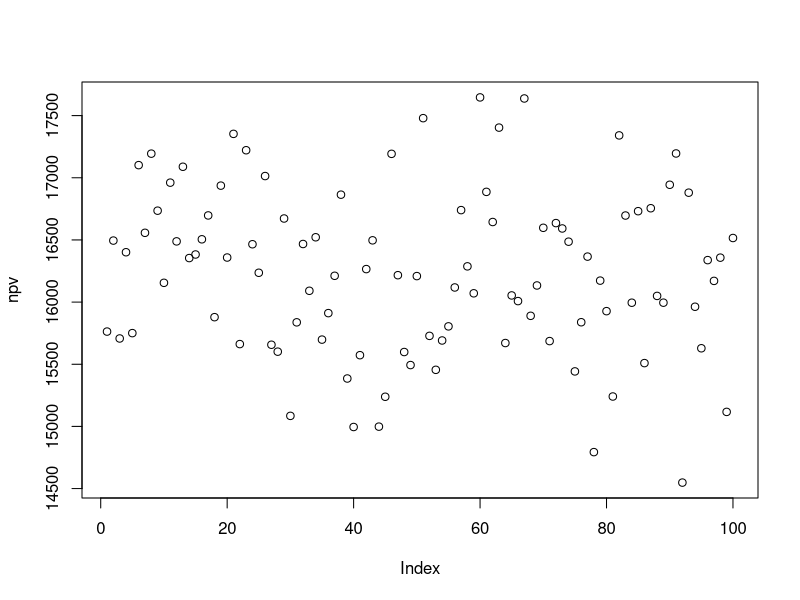
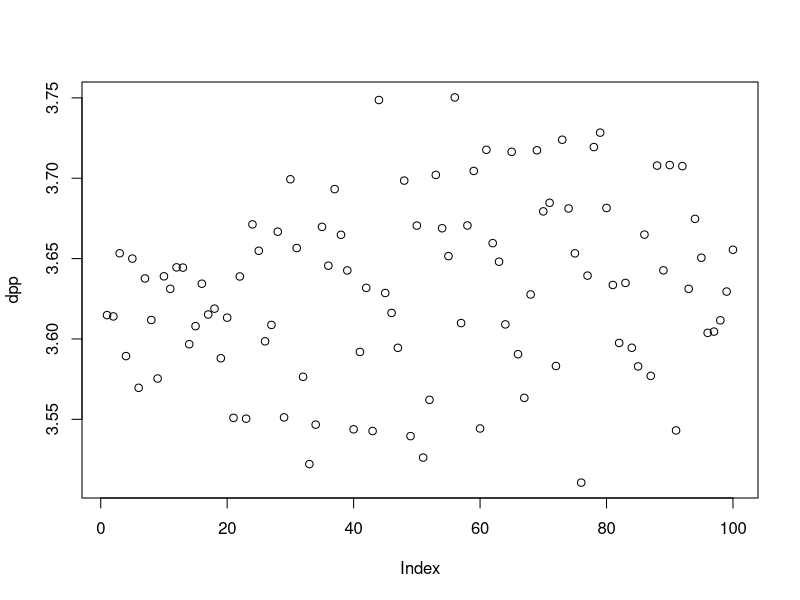
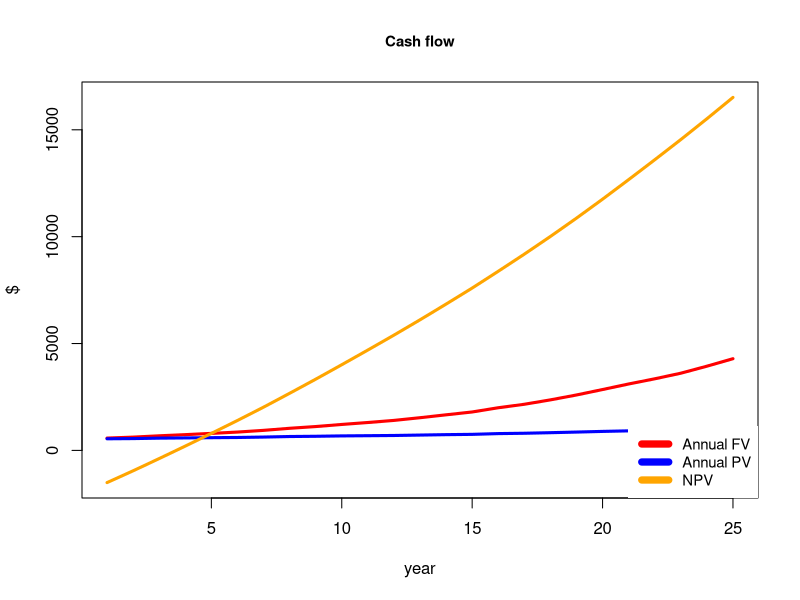
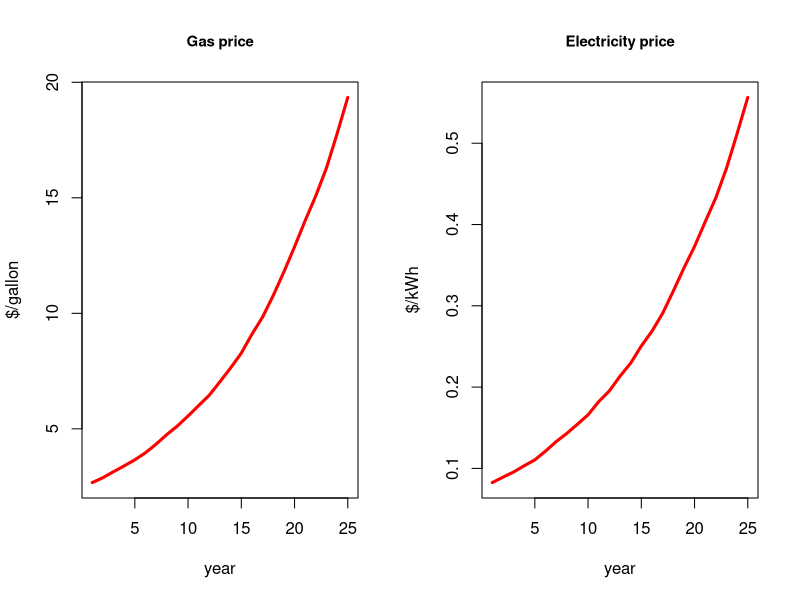
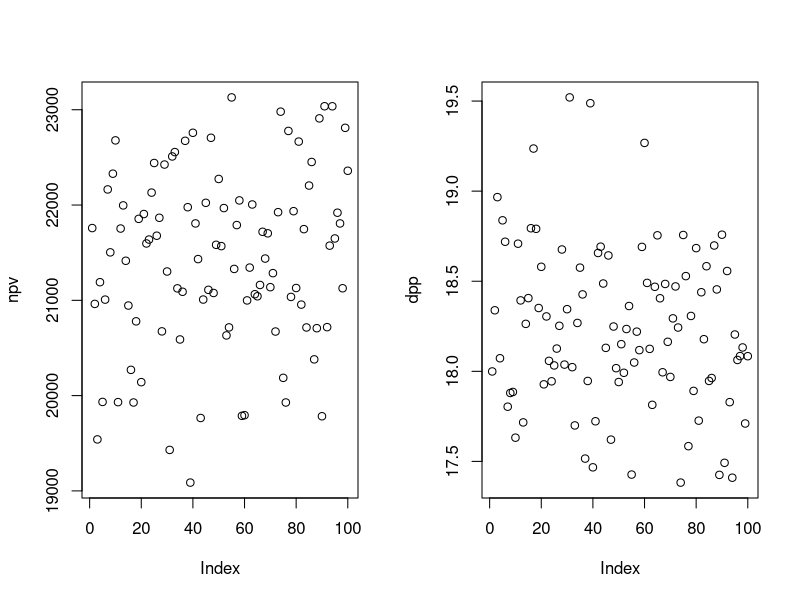
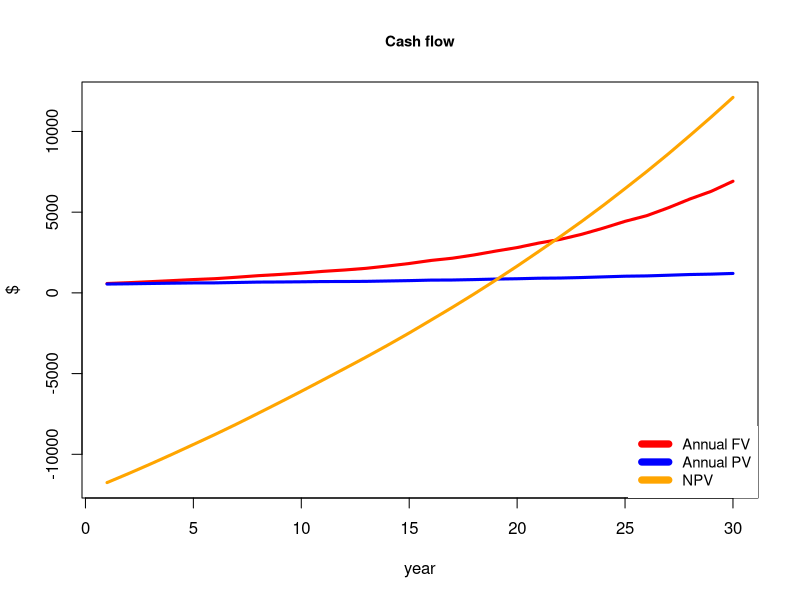
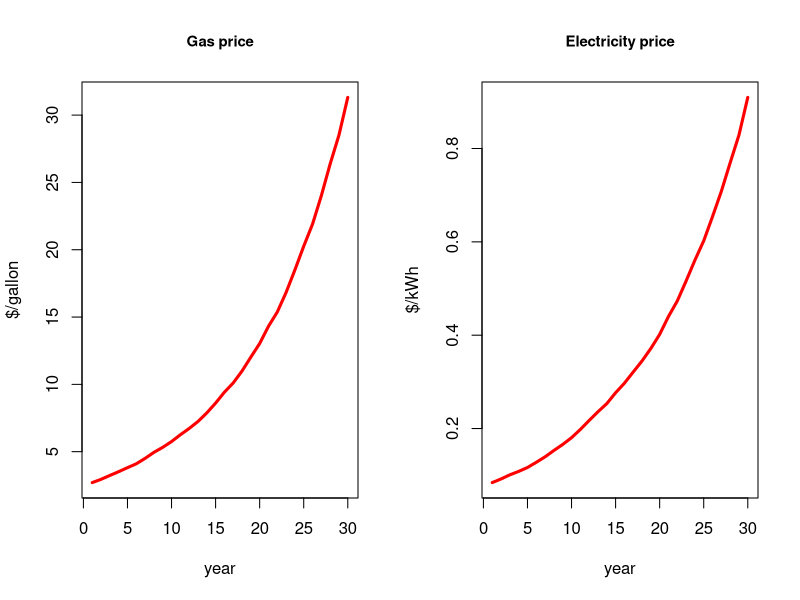
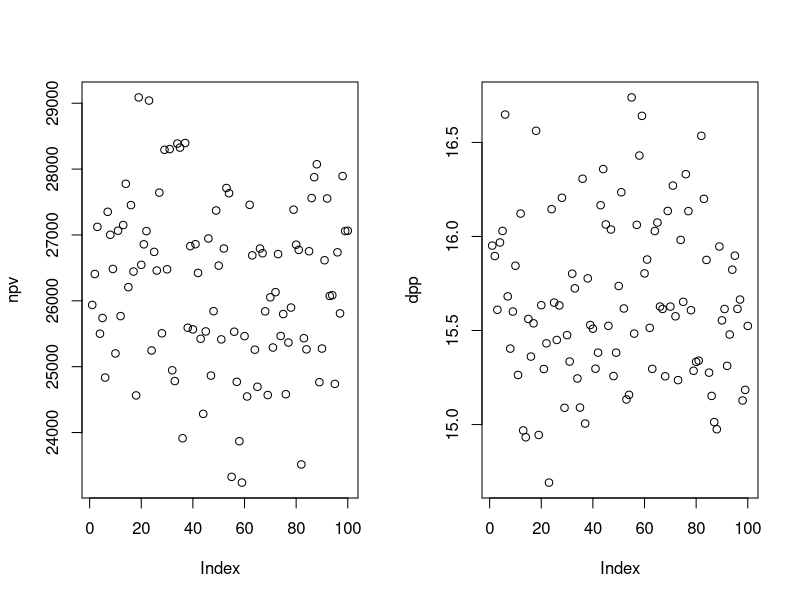

The R source for these figures, in order:
## ---- chunk 1
knitr::opts_chunk$set(echo = T, message= F, warning = F)
## ---- chunk 2

vmt=10230
mpg=33
gas=vmt/mpg
gas_c=2.49
c_cost=gas_c*gas

kw=3069
u_cost=0.077
e_cost=kw*u_cost

ben=c_cost-e_cost

inst=2050

rt=0.06
## ---- chunk 3
npv = c()
dpp = c()

for(j in 1:100){
  rgs=gas_c
  rei=u_cost
  cf=-inst
  q=data.frame(matrix(NA,25,6))
  for(i in 1:25){
    rgs = rgs*(1+runif(1,0.07,0.1)) #annual gas price increase
    rei = rei*(1+runif(1,0.07,0.1)) #annual elec. price increase
    fv=rgs*gas - kw*rei
    pv= fv/(1+rt)^i
    old=cf
    cf=cf+pv
    dp=ifelse(cf>0,i-1+abs(old/pv),0)
    q[i,]=c(rgs,rei,fv,pv,cf,dp)
  }
  npv[j]=sum(q[,4])-inst #net present value
  dpp[j]=min(q[,6][q[,6]>0]) #discounted payback period
}
plot(npv)
plot(dpp)
colnames(q) = c("Gas price($/gallon)","Elec.price($/kWh)","FV($)","PV($)","NPV($)","DPP(year)")
q
mean(npv)
mean(dpp)

par(mfrow= c(1,1))
plot(q[,3], main = "Cash flow", ylab="$", xlab="year",
     type = 'l', ylim = c(min(q[,5]),max(q[,5])), col = 'red',lwd=3,cex.main=0.9)
lines(q[,4], type = 'l', col='blue',lwd=3)
lines(q[,5], type = 'l', col='orange',lwd=3)
legend("bottomright", legend=c("Annual FV","Annual PV","NPV"),col=c("red","blue","orange"), lty=1, box.lty = 0, lwd=7,cex=0.9)

par(mfrow= c(1,2))
plot(q[,1], main = "Gas price", ylab="$/gallon", xlab="year",
     type = 'l', ylim = c(min(q[,1]),max(q[,1])), col = 'red',lwd=3,cex.main=0.9)

plot(q[,2], main = "Electricity price", ylab="$/kWh", xlab="year",
     type = 'l', ylim = c(min(q[,2]),max(q[,2])), col = 'red',lwd=3,cex.main=0.9)
## ---- chunk 4
npv = c()
dpp = c()

for(j in 1:100){
  rgs=gas_c
  rei=u_cost
  cf=-inst * 6 
  q=data.frame(matrix(NA,30,6))
  for(i in 1:30){
    rgs = rgs*(1+runif(1,0.07,0.1)) #annual gas price increase
    rei = rei*(1+runif(1,0.07,0.1)) #annual elec. price increase
    fv=rgs*gas - kw*rei
    pv= fv/(1+rt)^i
    old=cf
    cf=cf+pv
    dp=ifelse(cf>0,i-1+abs(old/pv),0)
    q[i,]=c(rgs,rei,fv,pv,cf,dp)
  }
  npv[j]=sum(q[,4])-inst #net present value
  dpp[j]=min(q[,6][q[,6]>0]) #discounted payback period
}
plot(npv)
plot(dpp)
colnames(q) = c("Gas price($/gallon)","Elec.price($/kWh)","FV($)","PV($)","NPV($)","DPP(year)")
q
mean(npv)
mean(dpp)

par(mfrow= c(1,1))
plot(q[,3], main = "Cash flow", ylab="$", xlab="year",
     type = 'l', ylim = c(min(q[,5]),max(q[,5])), col = 'red',lwd=3,cex.main=0.9)
lines(q[,4], type = 'l', col='blue',lwd=3)
lines(q[,5], type = 'l', col='orange',lwd=3)
legend("bottomright", legend=c("Annual FV","Annual PV","NPV"),col=c("red","blue","orange"), lty=1, box.lty = 0, lwd=7,cex=0.9)

par(mfrow= c(1,2))
plot(q[,1], main = "Gas price", ylab="$/gallon", xlab="year",
     type = 'l', ylim = c(min(q[,1]),max(q[,1])), col = 'red',lwd=3,cex.main=0.9)

plot(q[,2], main = "Electricity price", ylab="$/kWh", xlab="year",
     type = 'l', ylim = c(min(q[,2]),max(q[,2])), col = 'red',lwd=3,cex.main=0.9)
## ---- chunk 5
npv = c()
dpp = c()
com = 0.2

for(j in 1:100){
  rgs=gas_c
  rei=u_cost
  cf=-inst * 6
  q=data.frame(matrix(NA,30,6))
  for(i in 1:30){
    rgs = rgs*(1+runif(1,0.07,0.1)) #annual gas price increase
    rei = rei*(1+runif(1,0.07,0.1)) #annual elec. price increase
    fv=com*6*(rgs*gas - kw*rei)
    pv= fv/(1+rt)^i
    old=cf
    cf=cf+pv
    dp=ifelse(cf>0,i-1+abs(old/pv),0)
    q[i,]=c(rgs,rei,fv,pv,cf,dp)
  }
  npv[j]=sum(q[,4])-inst #net present value
  dpp[j]=min(q[,6][q[,6]>0]) #discounted payback period
}
plot(npv)
plot(dpp)
colnames(q) = c("Gas price($/gallon)","Elec.price($/kWh)","FV($)","PV($)","NPV($)","DPP(year)")
q
mean(npv)
mean(dpp)


par(mfrow= c(1,1))
plot(q[,3], main = "Cash flow", ylab="$", xlab="year",
     type = 'l', ylim = c(min(q[,5]),max(q[,5])), col = 'red',lwd=3,cex.main=0.9)
lines(q[,4], type = 'l', col='blue',lwd=3)
lines(q[,5], type = 'l', col='orange',lwd=3)
legend("bottomright", legend=c("Annual FV","Annual PV","NPV"),col=c("red","blue","orange"), lty=1, box.lty = 0, lwd=7,cex=0.9)

par(mfrow= c(1,2))
plot(q[,1], main = "Gas price", ylab="$/gallon", xlab="year",
     type = 'l', ylim = c(min(q[,1]),max(q[,1])), col = 'red',lwd=3,cex.main=0.9)

plot(q[,2], main = "Electricity price", ylab="$/kWh", xlab="year",
     type = 'l', ylim = c(min(q[,2]),max(q[,2])), col = 'red',lwd=3,cex.main=0.9)


## ---- chunk 6
npv = c()
dpp = c()
com = 0.2

for(j in 1:100){
  rgs=gas_c
  rei=u_cost
  cf=-inst * 6
  q=data.frame(matrix(NA,20,6))
  for(i in 1:20){
    rgs = rgs*(1+runif(1,0.07,0.1)) #annual gas price increase
    rei = rei*(1+runif(1,0.07,0.1)) #annual elec. price increase
    fv=com*12*(rgs*gas - kw*rei)
    pv= fv/(1+rt)^i
    old=cf
    cf=cf+pv
    dp=ifelse(cf>0,i-1+abs(old/pv),0)
    q[i,]=c(rgs,rei,fv,pv,cf,dp)
  }
  npv[j]=sum(q[,4])-inst #net present value
  dpp[j]=min(q[,6][q[,6]>0]) #discounted payback period
}
plot(npv)
plot(dpp)
colnames(q) = c("Gas price($/gallon)","Elec.price($/kWh)","FV($)","PV($)","NPV($)","DPP(year)")
q
mean(npv)
mean(dpp)


par(mfrow= c(1,1))
plot(q[,3], main = "Cash flow", ylab="$", xlab="year",
     type = 'l', ylim = c(min(q[,5]),max(q[,5])), col = 'red',lwd=3,cex.main=0.9)
lines(q[,4], type = 'l', col='blue',lwd=3)
lines(q[,5], type = 'l', col='orange',lwd=3)
legend("bottomright", legend=c("Annual FV","Annual PV","NPV"),col=c("red","blue","orange"), lty=1, box.lty = 0, lwd=7,cex=0.9)

par(mfrow= c(1,2))
plot(q[,1], main = "Gas price", ylab="$/gallon", xlab="year",
     type = 'l', ylim = c(min(q[,1]),max(q[,1])), col = 'red',lwd=3,cex.main=0.9)

plot(q[,2], main = "Electricity price", ylab="$/kWh", xlab="year",
     type = 'l', ylim = c(min(q[,2]),max(q[,2])), col = 'red',lwd=3,cex.main=0.9)


## ---- chunk 7
library(nloptr)
c = 2050 #cost for one charger
m = 100*c #capacity
n = 11 #number of places for demand
npv = c(11741.5,1601) # (-5000,1500) #single,
c1 = c(0.3,0.7)
c2 = c(0.1,0.9)
cc1= t(c1)%*%npv
cc2= t(c2)%*%npv
b = c(rep(cc1,3),rep(cc2,8)) #benefit per cluster
pop=c(0.049,0.095,0.112,0.099,0.067,0.128,0.062,0.076,0.053,0.154,0.105) #population weight
bp=pop*b #total benefit

names(pop) = c("cA_1","cA_2","cA_3","cB_1","cB_2","cB_3","cB_4","cB_5","cB_6","cB_7","cB_8")
barplot(pop, col = "orange", main = "Population proportion in MUD blocks", 
        xlab="MUDs", ylab="Relative portion of population",cex.names = 0.7)



# Objective function EQUITY
alpha = 1 # fair
eval.f <- function(x) {return(-sum(b*log(x)))} #max

# Constraint function
# to be of the form g(x) <= 0
eval.g <- function(x) {
  return(sum(c*x) - m)
}

x0 <- rep(9,11)

opts <- list('algorithm' = 'NLOPT_GN_ISRES', 'xtol_rel' = 1.0e-8, 'maxeval' = 100000)

eq = nloptr(
  x0 = x0,
  eval_f = eval.f,
  lb = rep(0,11),
  ub = rep(100,11),
  eval_g_eq = eval.g,
  opts = opts
)

par(mfrow=c(1,2))
bar1 = eq$solution
names(bar1) = c("cA_1","cA_2","cA_3","cB_1","cB_2","cB_3","cB_4","cB_5","cB_6","cB_7","cB_8")
barplot(bar1, col = "blue", main = "Equity oriented policy", 
        xlab="MUDs", ylim = c(0,80),ylab="number of chargers",cex.names = 0.7)


# Objective function Efficiency
alpha = 0 
eval.f <- function(x) {return (-sum(b*x^(1-alpha)/(1-alpha)))} #max



# Constraint function
# to be of the form g(x) <= 0
eval.g <- function(x) {
  return(sum(c*x) - m)
}

x0 <- rep(9,11)

opts <- list('algorithm' = 'NLOPT_GN_ISRES', 'xtol_rel' = 1.0e-8, 'maxeval' = 100000)

ef = nloptr(
  x0 = x0,
  eval_f = eval.f,
  lb = rep(0,11),
  ub = rep(100,11),
  eval_g_eq = eval.g,
  opts = opts
)

bar = ef$solution
names(bar) = c("cA_1","cA_2","cA_3","cB_1","cB_2","cB_3","cB_4","cB_5","cB_6","cB_7","cB_8")
barplot(bar, col = "red", main = "Efficiency oriented policy", 
        xlab="MUDs", ylim = c(0,80), ylab="number of chargers",cex.names = 0.7)
